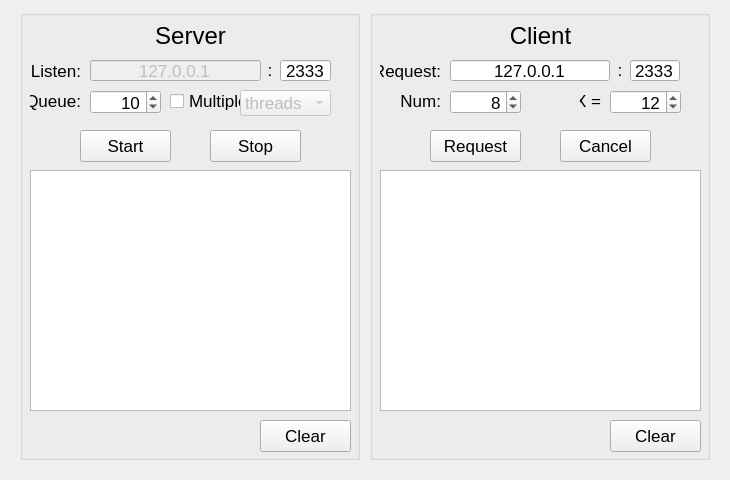
<?xml version="1.0" encoding="UTF-8"?>
<ui version="4.0">
 <class>MainWindow</class>
 <widget class="QMainWindow" name="MainWindow">
  <property name="geometry">
   <rect>
    <x>0</x>
    <y>0</y>
    <width>730</width>
    <height>480</height>
   </rect>
  </property>
  <property name="windowTitle">
   <string>C/S Demo</string>
  </property>
  <widget class="QWidget" name="centralWidget">
   <widget class="QGroupBox" name="ServerBox">
    <property name="geometry">
     <rect>
      <x>20</x>
      <y>10</y>
      <width>340</width>
      <height>450</height>
     </rect>
    </property>
    <property name="font">
     <font>
      <pointsize>13</pointsize>
     </font>
    </property>
    <property name="title">
     <string/>
    </property>
    <property name="alignment">
     <set>Qt::AlignCenter</set>
    </property>
    <widget class="QPushButton" name="startServerButton">
     <property name="geometry">
      <rect>
       <x>60</x>
       <y>120</y>
       <width>91</width>
       <height>32</height>
      </rect>
     </property>
     <property name="text">
      <string>Start</string>
     </property>
    </widget>
    <widget class="QListView" name="serverListView">
     <property name="geometry">
      <rect>
       <x>10</x>
       <y>160</y>
       <width>321</width>
       <height>241</height>
      </rect>
     </property>
    </widget>
    <widget class="QPushButton" name="stopServerButton">
     <property name="geometry">
      <rect>
       <x>190</x>
       <y>120</y>
       <width>91</width>
       <height>32</height>
      </rect>
     </property>
     <property name="text">
      <string>Stop</string>
     </property>
    </widget>
    <widget class="QLabel" name="label">
     <property name="geometry">
      <rect>
       <x>50</x>
       <y>10</y>
       <width>241</width>
       <height>31</height>
      </rect>
     </property>
     <property name="font">
      <font>
       <pointsize>18</pointsize>
      </font>
     </property>
     <property name="text">
      <string>Server</string>
     </property>
     <property name="textFormat">
      <enum>Qt::PlainText</enum>
     </property>
     <property name="alignment">
      <set>Qt::AlignCenter</set>
     </property>
    </widget>
    <widget class="QLineEdit" name="lineEdit">
     <property name="enabled">
      <bool>false</bool>
     </property>
     <property name="geometry">
      <rect>
       <x>70</x>
       <y>50</y>
       <width>171</width>
       <height>21</height>
      </rect>
     </property>
     <property name="sizeIncrement">
      <size>
       <width>0</width>
       <height>0</height>
      </size>
     </property>
     <property name="baseSize">
      <size>
       <width>0</width>
       <height>0</height>
      </size>
     </property>
     <property name="font">
      <font>
       <weight>50</weight>
       <italic>false</italic>
       <bold>false</bold>
      </font>
     </property>
     <property name="cursor">
      <cursorShape>ForbiddenCursor</cursorShape>
     </property>
     <property name="autoFillBackground">
      <bool>false</bool>
     </property>
     <property name="inputMask">
      <string/>
     </property>
     <property name="text">
      <string>127.0.0.1</string>
     </property>
     <property name="alignment">
      <set>Qt::AlignCenter</set>
     </property>
     <property name="readOnly">
      <bool>true</bool>
     </property>
    </widget>
    <widget class="QLabel" name="label_3">
     <property name="geometry">
      <rect>
       <x>10</x>
       <y>50</y>
       <width>51</width>
       <height>21</height>
      </rect>
     </property>
     <property name="text">
      <string>Listen:</string>
     </property>
     <property name="textFormat">
      <enum>Qt::PlainText</enum>
     </property>
     <property name="alignment">
      <set>Qt::AlignRight|Qt::AlignTrailing|Qt::AlignVCenter</set>
     </property>
    </widget>
    <widget class="QLabel" name="label_4">
     <property name="geometry">
      <rect>
       <x>240</x>
       <y>50</y>
       <width>20</width>
       <height>20</height>
      </rect>
     </property>
     <property name="text">
      <string>:</string>
     </property>
     <property name="alignment">
      <set>Qt::AlignCenter</set>
     </property>
    </widget>
    <widget class="QLineEdit" name="serverPortLineEdit">
     <property name="geometry">
      <rect>
       <x>260</x>
       <y>50</y>
       <width>51</width>
       <height>21</height>
      </rect>
     </property>
     <property name="inputMask">
      <string notr="true"/>
     </property>
     <property name="text">
      <string>2333</string>
     </property>
     <property name="alignment">
      <set>Qt::AlignCenter</set>
     </property>
    </widget>
    <widget class="QLabel" name="label_2">
     <property name="geometry">
      <rect>
       <x>10</x>
       <y>80</y>
       <width>51</width>
       <height>21</height>
      </rect>
     </property>
     <property name="text">
      <string>Queue:</string>
     </property>
     <property name="alignment">
      <set>Qt::AlignRight|Qt::AlignTrailing|Qt::AlignVCenter</set>
     </property>
    </widget>
    <widget class="QPushButton" name="clearServerMsgButton">
     <property name="geometry">
      <rect>
       <x>240</x>
       <y>410</y>
       <width>91</width>
       <height>32</height>
      </rect>
     </property>
     <property name="text">
      <string>Clear</string>
     </property>
    </widget>
    <widget class="QCheckBox" name="serverCheckBox">
     <property name="geometry">
      <rect>
       <x>150</x>
       <y>81</y>
       <width>71</width>
       <height>20</height>
      </rect>
     </property>
     <property name="text">
      <string>Multiple</string>
     </property>
    </widget>
    <widget class="QComboBox" name="serverComboBox">
     <property name="enabled">
      <bool>false</bool>
     </property>
     <property name="geometry">
      <rect>
       <x>220</x>
       <y>80</y>
       <width>91</width>
       <height>26</height>
      </rect>
     </property>
     <property name="frame">
      <bool>true</bool>
     </property>
     <item>
      <property name="text">
       <string>threads</string>
      </property>
     </item>
     <item>
      <property name="text">
       <string>processes</string>
      </property>
     </item>
    </widget>
    <widget class="QSpinBox" name="serverQueueSpinBox">
     <property name="geometry">
      <rect>
       <x>70</x>
       <y>80</y>
       <width>71</width>
       <height>24</height>
      </rect>
     </property>
     <property name="alignment">
      <set>Qt::AlignRight|Qt::AlignTrailing|Qt::AlignVCenter</set>
     </property>
     <property name="maximum">
      <number>1000</number>
     </property>
     <property name="value">
      <number>10</number>
     </property>
    </widget>
   </widget>
   <widget class="QGroupBox" name="ServerBox_2">
    <property name="geometry">
     <rect>
      <x>370</x>
      <y>10</y>
      <width>340</width>
      <height>450</height>
     </rect>
    </property>
    <property name="font">
     <font>
      <pointsize>13</pointsize>
     </font>
    </property>
    <property name="title">
     <string/>
    </property>
    <property name="alignment">
     <set>Qt::AlignCenter</set>
    </property>
    <widget class="QPushButton" name="requestButton">
     <property name="geometry">
      <rect>
       <x>60</x>
       <y>120</y>
       <width>91</width>
       <height>32</height>
      </rect>
     </property>
     <property name="text">
      <string>Request</string>
     </property>
    </widget>
    <widget class="QListView" name="clientListView">
     <property name="geometry">
      <rect>
       <x>10</x>
       <y>160</y>
       <width>321</width>
       <height>241</height>
      </rect>
     </property>
    </widget>
    <widget class="QPushButton" name="cancelButton">
     <property name="geometry">
      <rect>
       <x>190</x>
       <y>120</y>
       <width>91</width>
       <height>32</height>
      </rect>
     </property>
     <property name="text">
      <string>Cancel</string>
     </property>
    </widget>
    <widget class="QLabel" name="label_9">
     <property name="geometry">
      <rect>
       <x>50</x>
       <y>10</y>
       <width>241</width>
       <height>31</height>
      </rect>
     </property>
     <property name="font">
      <font>
       <pointsize>18</pointsize>
      </font>
     </property>
     <property name="text">
      <string>Client</string>
     </property>
     <property name="textFormat">
      <enum>Qt::PlainText</enum>
     </property>
     <property name="alignment">
      <set>Qt::AlignCenter</set>
     </property>
    </widget>
    <widget class="QLineEdit" name="clientHostLineEdit">
     <property name="enabled">
      <bool>true</bool>
     </property>
     <property name="geometry">
      <rect>
       <x>80</x>
       <y>50</y>
       <width>160</width>
       <height>21</height>
      </rect>
     </property>
     <property name="sizeIncrement">
      <size>
       <width>0</width>
       <height>0</height>
      </size>
     </property>
     <property name="baseSize">
      <size>
       <width>0</width>
       <height>0</height>
      </size>
     </property>
     <property name="font">
      <font>
       <weight>50</weight>
       <italic>false</italic>
       <bold>false</bold>
      </font>
     </property>
     <property name="cursor">
      <cursorShape>ArrowCursor</cursorShape>
     </property>
     <property name="autoFillBackground">
      <bool>false</bool>
     </property>
     <property name="inputMask">
      <string/>
     </property>
     <property name="text">
      <string>127.0.0.1</string>
     </property>
     <property name="alignment">
      <set>Qt::AlignCenter</set>
     </property>
     <property name="readOnly">
      <bool>false</bool>
     </property>
    </widget>
    <widget class="QLabel" name="label_10">
     <property name="geometry">
      <rect>
       <x>10</x>
       <y>50</y>
       <width>61</width>
       <height>21</height>
      </rect>
     </property>
     <property name="text">
      <string>Request:</string>
     </property>
     <property name="textFormat">
      <enum>Qt::PlainText</enum>
     </property>
     <property name="alignment">
      <set>Qt::AlignRight|Qt::AlignTrailing|Qt::AlignVCenter</set>
     </property>
    </widget>
    <widget class="QLabel" name="label_11">
     <property name="geometry">
      <rect>
       <x>240</x>
       <y>50</y>
       <width>20</width>
       <height>20</height>
      </rect>
     </property>
     <property name="text">
      <string>:</string>
     </property>
     <property name="alignment">
      <set>Qt::AlignCenter</set>
     </property>
    </widget>
    <widget class="QLineEdit" name="clientPortLineEdit">
     <property name="geometry">
      <rect>
       <x>260</x>
       <y>50</y>
       <width>50</width>
       <height>21</height>
      </rect>
     </property>
     <property name="inputMask">
      <string notr="true"/>
     </property>
     <property name="text">
      <string>2333</string>
     </property>
     <property name="alignment">
      <set>Qt::AlignCenter</set>
     </property>
    </widget>
    <widget class="QLabel" name="label_12">
     <property name="geometry">
      <rect>
       <x>20</x>
       <y>80</y>
       <width>51</width>
       <height>21</height>
      </rect>
     </property>
     <property name="text">
      <string>Num:</string>
     </property>
     <property name="alignment">
      <set>Qt::AlignRight|Qt::AlignTrailing|Qt::AlignVCenter</set>
     </property>
    </widget>
    <widget class="QPushButton" name="clearClientMsgButton">
     <property name="geometry">
      <rect>
       <x>240</x>
       <y>410</y>
       <width>91</width>
       <height>32</height>
      </rect>
     </property>
     <property name="text">
      <string>Clear</string>
     </property>
    </widget>
    <widget class="QLabel" name="label_13">
     <property name="geometry">
      <rect>
       <x>210</x>
       <y>80</y>
       <width>21</width>
       <height>21</height>
      </rect>
     </property>
     <property name="text">
      <string>X =</string>
     </property>
     <property name="alignment">
      <set>Qt::AlignRight|Qt::AlignTrailing|Qt::AlignVCenter</set>
     </property>
    </widget>
    <widget class="QSpinBox" name="clientNumSpinBox">
     <property name="geometry">
      <rect>
       <x>80</x>
       <y>80</y>
       <width>71</width>
       <height>24</height>
      </rect>
     </property>
     <property name="alignment">
      <set>Qt::AlignRight|Qt::AlignTrailing|Qt::AlignVCenter</set>
     </property>
     <property name="maximum">
      <number>1000</number>
     </property>
     <property name="value">
      <number>8</number>
     </property>
    </widget>
    <widget class="QSpinBox" name="clientXSpinBox">
     <property name="geometry">
      <rect>
       <x>240</x>
       <y>80</y>
       <width>71</width>
       <height>24</height>
      </rect>
     </property>
     <property name="alignment">
      <set>Qt::AlignRight|Qt::AlignTrailing|Qt::AlignVCenter</set>
     </property>
     <property name="suffix">
      <string/>
     </property>
     <property name="value">
      <number>12</number>
     </property>
    </widget>
   </widget>
  </widget>
 </widget>
 <layoutdefault spacing="6" margin="11"/>
 <resources/>
 <connections/>
</ui>
